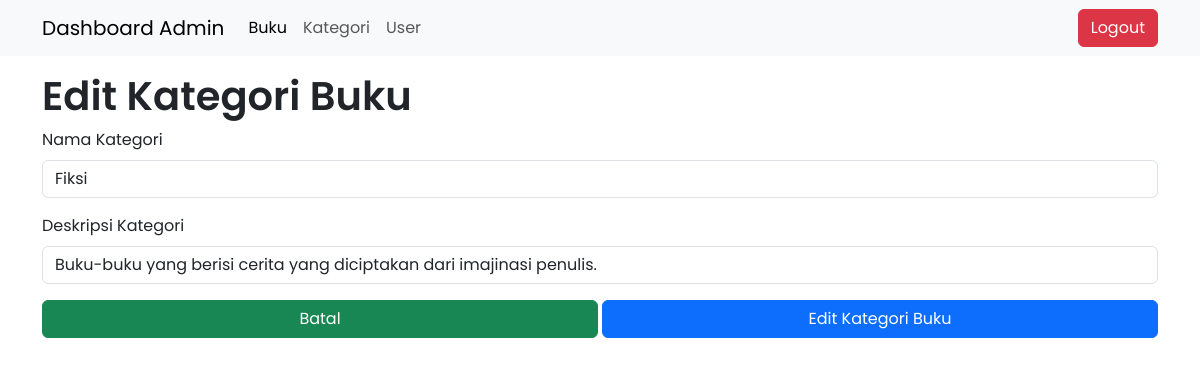
Screenshot of /admin/edit_kategori.php?id_kategori=1 with the database file from the repository.
### tables this page shows
CREATE TABLE `categories` (
  `id` int(11) NOT NULL,
  `nama` varchar(100) NOT NULL,
  `deskripsi` text NOT NULL
);

### config/controller.php (called while the page is built, shortened)
<?php
function select($query)
{
    global $db;
    $result = mysqli_query($db, $query);
    $rows = [];
    while ($row = mysqli_fetch_assoc($result)) {
        $rows[] = $row;
    }
    return $rows;
}

### admin/edit_kategori.php (the view, shortened to what this page needs)
<?php
include '../layouts/admin_header.php';
$id_kategori = (int)$_GET['id_kategori'];
$kategori = select("SELECT * FROM categories WHERE id = $id_kategori")[0];
?>
<div class="container mt-3">
    <h1 class="fw-semibold">Edit Kategori Buku</h1>
    <form action="" method="post">
        <div class="mb-3">
            <label for="nama" class="form-label">Nama Kategori</label>
            <input type="text" class="form-control" id="nama" name="nama" value="<?= htmlspecialchars($kategori['nama']) ?>" required>
        </div>
        <div class="mb-3">
            <label for="deskripsi" class="form-label">Deskripsi Kategori</label>
            <input type="text" class="form-control" id="deskripsi" name="deskripsi" value="<?= htmlspecialchars($kategori['deskripsi']) ?>" required>
        </div>
        <div class="d-flex flex-reverse gap-1">
            <a href="kategori_buku.php" class="btn btn-success w-50">Batal</a>
            <button type="submit" name="edit_kategori" class="btn btn-primary w-50">Edit Kategori Buku</button>
        </div>
    </form>
</div>
<?php include '../layouts/footer.php' ?>

### layouts/admin_header.php (style rules this page uses)
body { font-family: "Poppins", sans-serif; }

### rows the page displays
categories: nama "Fiksi", deskripsi "Buku-buku yang berisi cerita yang diciptakan dari imajinasi penulis."
